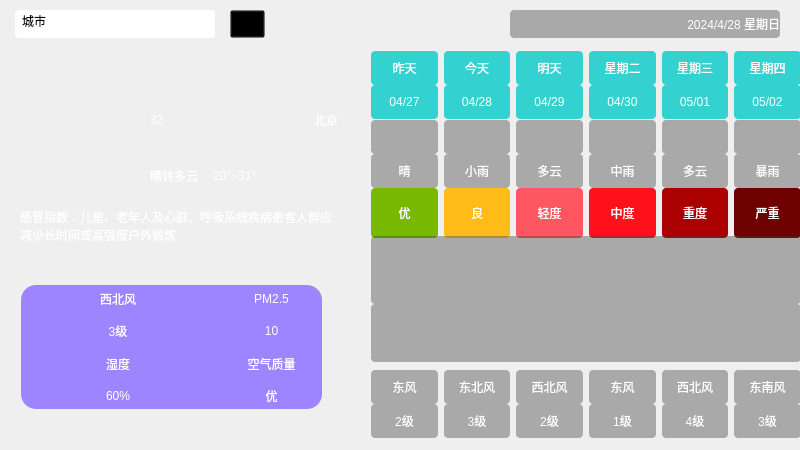
<?xml version="1.0" encoding="UTF-8"?>
<ui version="4.0">
 <class>MainWindow</class>
 <widget class="QMainWindow" name="MainWindow">
  <property name="geometry">
   <rect>
    <x>0</x>
    <y>0</y>
    <width>800</width>
    <height>450</height>
   </rect>
  </property>
  <property name="windowTitle">
   <string>MainWindow</string>
  </property>
  <property name="styleSheet">
   <string notr="true">QWidget#widget{border-image: url(:/res/background.jpg);}
QLabel{
     
	font: 9pt &quot;微软雅黑&quot;;
border-radius: 4px;
	background-color: rgba(60, 60, 60, 100);
	color: rgb(255, 255, 255);
}
</string>
  </property>
  <widget class="QWidget" name="centralwidget">
   <widget class="QWidget" name="widget" native="true">
    <property name="geometry">
     <rect>
      <x>0</x>
      <y>0</y>
      <width>800</width>
      <height>450</height>
     </rect>
    </property>
    <widget class="QWidget" name="widget_2" native="true">
     <property name="geometry">
      <rect>
       <x>0</x>
       <y>0</y>
       <width>800</width>
       <height>50</height>
      </rect>
     </property>
     <widget class="QLineEdit" name="citylineEdit">
      <property name="geometry">
       <rect>
        <x>15</x>
        <y>10</y>
        <width>200</width>
        <height>28</height>
       </rect>
      </property>
      <property name="styleSheet">
       <string notr="true">font: 9pt &quot;Microsoft YaHei UI&quot;;
background-color: rgb(255, 255, 255);
border-radius: 4px;
padding: 1px 5px;</string>
      </property>
      <property name="text">
       <string>城市</string>
      </property>
     </widget>
     <widget class="QLabel" name="label">
      <property name="geometry">
       <rect>
        <x>510</x>
        <y>10</y>
        <width>270</width>
        <height>28</height>
       </rect>
      </property>
      <property name="styleSheet">
       <string notr="true">font: 20pt &quot;Arial&quot;;
background-color: rgb(0, 0, 0，0);</string>
      </property>
      <property name="text">
       <string>2024/4/28 星期日</string>
      </property>
      <property name="textFormat">
       <enum>Qt::AutoText</enum>
      </property>
      <property name="alignment">
       <set>Qt::AlignRight|Qt::AlignTrailing|Qt::AlignVCenter</set>
      </property>
     </widget>
     <widget class="QPushButton" name="pushButton">
      <property name="geometry">
       <rect>
        <x>230</x>
        <y>10</y>
        <width>35</width>
        <height>28</height>
       </rect>
      </property>
      <property name="styleSheet">
       <string notr="true">background-color: rgba(0, 0, 0, 0);
</string>
      </property>
      <property name="text">
       <string/>
      </property>
      <property name="icon">
       <iconset resource="main.qrc">
        <normaloff>:/res/search.png</normaloff>:/res/search.png</iconset>
      </property>
     </widget>
    </widget>
    <widget class="QWidget" name="widget_3" native="true">
     <property name="geometry">
      <rect>
       <x>10</x>
       <y>70</y>
       <width>340</width>
       <height>120</height>
      </rect>
     </property>
     <property name="styleSheet">
      <string notr="true">border-radius:15px;</string>
     </property>
     <widget class="QLabel" name="label_2">
      <property name="geometry">
       <rect>
        <x>11</x>
        <y>11</y>
        <width>110</width>
        <height>110</height>
       </rect>
      </property>
      <property name="minimumSize">
       <size>
        <width>110</width>
        <height>110</height>
       </size>
      </property>
      <property name="styleSheet">
       <string notr="true">background-color: rgba(0, 0, 0, 0);</string>
      </property>
      <property name="text">
       <string/>
      </property>
      <property name="pixmap">
       <pixmap resource="main.qrc">:/res/tqi/qing.png</pixmap>
      </property>
      <property name="scaledContents">
       <bool>true</bool>
      </property>
      <property name="alignment">
       <set>Qt::AlignCenter</set>
      </property>
     </widget>
     <widget class="QWidget" name="horizontalLayoutWidget_2">
      <property name="geometry">
       <rect>
        <x>140</x>
        <y>10</y>
        <width>188</width>
        <height>80</height>
       </rect>
      </property>
      <layout class="QHBoxLayout" name="horizontalLayout_2">
       <item>
        <widget class="QLabel" name="labeltem">
         <property name="styleSheet">
          <string notr="true">color: rgb(255, 255, 255);
font: 50pt &quot;Arial&quot;;
background-color: rgba(0, 255, 255, 0);</string>
         </property>
         <property name="text">
          <string>32</string>
         </property>
        </widget>
       </item>
       <item>
        <spacer name="horizontalSpacer">
         <property name="orientation">
          <enum>Qt::Horizontal</enum>
         </property>
         <property name="sizeHint" stdset="0">
          <size>
           <width>40</width>
           <height>20</height>
          </size>
         </property>
        </spacer>
       </item>
       <item>
        <widget class="QLabel" name="labelcity">
         <property name="styleSheet">
          <string notr="true">font: 12pt &quot;Microsoft YaHei UI&quot;;
background-color: rgba(255, 255, 255, 0);</string>
         </property>
         <property name="text">
          <string>北京</string>
         </property>
        </widget>
       </item>
      </layout>
     </widget>
     <widget class="QWidget" name="horizontalLayoutWidget">
      <property name="geometry">
       <rect>
        <x>140</x>
        <y>90</y>
        <width>191</width>
        <height>31</height>
       </rect>
      </property>
      <layout class="QHBoxLayout" name="horizontalLayout">
       <item>
        <widget class="QLabel" name="label_3">
         <property name="styleSheet">
          <string notr="true">font: 12pt &quot;Microsoft YaHei UI&quot;;
background-color: rgba(255, 255, 255, 0);</string>
         </property>
         <property name="text">
          <string>晴转多云</string>
         </property>
        </widget>
       </item>
       <item>
        <widget class="Line" name="line">
         <property name="styleSheet">
          <string notr="true">color: rgb(255, 0, 0);</string>
         </property>
         <property name="orientation">
          <enum>Qt::Vertical</enum>
         </property>
        </widget>
       </item>
       <item>
        <widget class="QLabel" name="labelchange">
         <property name="styleSheet">
          <string notr="true">background-color: rgba(255, 255, 255, 0);
font: 12pt &quot;Microsoft YaHei UI&quot;;</string>
         </property>
         <property name="text">
          <string>20°~31°</string>
         </property>
        </widget>
       </item>
       <item>
        <spacer name="horizontalSpacer_2">
         <property name="orientation">
          <enum>Qt::Horizontal</enum>
         </property>
         <property name="sizeHint" stdset="0">
          <size>
           <width>40</width>
           <height>20</height>
          </size>
         </property>
        </spacer>
       </item>
      </layout>
     </widget>
    </widget>
    <widget class="QWidget" name="widget_4" native="true">
     <property name="geometry">
      <rect>
       <x>10</x>
       <y>190</y>
       <width>340</width>
       <height>240</height>
      </rect>
     </property>
     <widget class="QLabel" name="label_4">
      <property name="geometry">
       <rect>
        <x>10</x>
        <y>18</y>
        <width>320</width>
        <height>70</height>
       </rect>
      </property>
      <property name="styleSheet">
       <string notr="true">background-color: rgba(0, 0, 0, 0);</string>
      </property>
      <property name="text">
       <string>感冒指数：儿童、老年人及心脏、呼吸系统疾病患者人群应减少长时间或高强度户外锻炼</string>
      </property>
      <property name="alignment">
       <set>Qt::AlignLeading|Qt::AlignLeft|Qt::AlignTop</set>
      </property>
      <property name="wordWrap">
       <bool>true</bool>
      </property>
     </widget>
     <widget class="QWidget" name="widget_6" native="true">
      <property name="geometry">
       <rect>
        <x>11</x>
        <y>95</y>
        <width>301</width>
        <height>124</height>
       </rect>
      </property>
      <property name="styleSheet">
       <string notr="true">QWidget{
	background-color: rgb(157, 133, 255);
     border-radius: 15px;
}
QLabel{
	font: 10pt &quot;Microsoft YaHei UI&quot;;
	background-color: rgba(255, 255, 255, 0);
}</string>
      </property>
      <layout class="QGridLayout" name="gridLayout">
       <item row="0" column="0">
        <layout class="QHBoxLayout" name="horizontalLayout_3">
         <item>
          <widget class="QLabel" name="label_5">
           <property name="minimumSize">
            <size>
             <width>40</width>
             <height>40</height>
            </size>
           </property>
           <property name="maximumSize">
            <size>
             <width>40</width>
             <height>40</height>
            </size>
           </property>
           <property name="text">
            <string/>
           </property>
           <property name="pixmap">
            <pixmap resource="main.qrc">:/res/wind-2.png</pixmap>
           </property>
           <property name="scaledContents">
            <bool>true</bool>
           </property>
          </widget>
         </item>
         <item>
          <layout class="QVBoxLayout" name="verticalLayout">
           <item>
            <widget class="QLabel" name="label_6">
             <property name="minimumSize">
              <size>
               <width>50</width>
               <height>20</height>
              </size>
             </property>
             <property name="text">
              <string>西北风</string>
             </property>
             <property name="alignment">
              <set>Qt::AlignCenter</set>
             </property>
            </widget>
           </item>
           <item>
            <widget class="QLabel" name="label_8">
             <property name="minimumSize">
              <size>
               <width>30</width>
               <height>20</height>
              </size>
             </property>
             <property name="text">
              <string>3级</string>
             </property>
             <property name="alignment">
              <set>Qt::AlignCenter</set>
             </property>
            </widget>
           </item>
          </layout>
         </item>
        </layout>
       </item>
       <item row="0" column="1">
        <layout class="QHBoxLayout" name="horizontalLayout_4">
         <item>
          <widget class="QLabel" name="label_7">
           <property name="minimumSize">
            <size>
             <width>40</width>
             <height>40</height>
            </size>
           </property>
           <property name="maximumSize">
            <size>
             <width>40</width>
             <height>40</height>
            </size>
           </property>
           <property name="text">
            <string/>
           </property>
           <property name="pixmap">
            <pixmap resource="main.qrc">:/res/pm25.png</pixmap>
           </property>
           <property name="scaledContents">
            <bool>true</bool>
           </property>
          </widget>
         </item>
         <item>
          <layout class="QVBoxLayout" name="verticalLayout_2">
           <item>
            <widget class="QLabel" name="label_9">
             <property name="minimumSize">
              <size>
               <width>50</width>
               <height>20</height>
              </size>
             </property>
             <property name="text">
              <string>PM2.5</string>
             </property>
             <property name="alignment">
              <set>Qt::AlignCenter</set>
             </property>
            </widget>
           </item>
           <item>
            <widget class="QLabel" name="label_10">
             <property name="minimumSize">
              <size>
               <width>30</width>
               <height>20</height>
              </size>
             </property>
             <property name="text">
              <string>10</string>
             </property>
             <property name="alignment">
              <set>Qt::AlignCenter</set>
             </property>
            </widget>
           </item>
          </layout>
         </item>
        </layout>
       </item>
       <item row="1" column="0">
        <layout class="QHBoxLayout" name="horizontalLayout_6">
         <item>
          <widget class="QLabel" name="label_14">
           <property name="minimumSize">
            <size>
             <width>40</width>
             <height>40</height>
            </size>
           </property>
           <property name="maximumSize">
            <size>
             <width>40</width>
             <height>40</height>
            </size>
           </property>
           <property name="text">
            <string/>
           </property>
           <property name="pixmap">
            <pixmap resource="main.qrc">:/res/humidity.png</pixmap>
           </property>
           <property name="scaledContents">
            <bool>true</bool>
           </property>
          </widget>
         </item>
         <item>
          <layout class="QVBoxLayout" name="verticalLayout_4">
           <item>
            <widget class="QLabel" name="label_15">
             <property name="minimumSize">
              <size>
               <width>50</width>
               <height>20</height>
              </size>
             </property>
             <property name="text">
              <string>湿度</string>
             </property>
             <property name="alignment">
              <set>Qt::AlignCenter</set>
             </property>
            </widget>
           </item>
           <item>
            <widget class="QLabel" name="label_16">
             <property name="minimumSize">
              <size>
               <width>30</width>
               <height>20</height>
              </size>
             </property>
             <property name="text">
              <string>60%</string>
             </property>
             <property name="alignment">
              <set>Qt::AlignCenter</set>
             </property>
            </widget>
           </item>
          </layout>
         </item>
        </layout>
       </item>
       <item row="1" column="1">
        <layout class="QHBoxLayout" name="horizontalLayout_7">
         <item>
          <widget class="QLabel" name="label_17">
           <property name="minimumSize">
            <size>
             <width>40</width>
             <height>40</height>
            </size>
           </property>
           <property name="maximumSize">
            <size>
             <width>40</width>
             <height>40</height>
            </size>
           </property>
           <property name="text">
            <string/>
           </property>
           <property name="pixmap">
            <pixmap resource="main.qrc">:/res/api.png</pixmap>
           </property>
           <property name="scaledContents">
            <bool>true</bool>
           </property>
          </widget>
         </item>
         <item>
          <layout class="QVBoxLayout" name="verticalLayout_5">
           <item>
            <widget class="QLabel" name="label_18">
             <property name="minimumSize">
              <size>
               <width>50</width>
               <height>20</height>
              </size>
             </property>
             <property name="text">
              <string>空气质量</string>
             </property>
             <property name="alignment">
              <set>Qt::AlignCenter</set>
             </property>
            </widget>
           </item>
           <item>
            <widget class="QLabel" name="label_19">
             <property name="minimumSize">
              <size>
               <width>30</width>
               <height>20</height>
              </size>
             </property>
             <property name="text">
              <string>优</string>
             </property>
             <property name="alignment">
              <set>Qt::AlignCenter</set>
             </property>
            </widget>
           </item>
          </layout>
         </item>
        </layout>
       </item>
      </layout>
     </widget>
    </widget>
    <widget class="QWidget" name="widget_5" native="true">
     <property name="geometry">
      <rect>
       <x>360</x>
       <y>40</y>
       <width>450</width>
       <height>410</height>
      </rect>
     </property>
     <widget class="QWidget" name="widget_7" native="true">
      <property name="geometry">
       <rect>
        <x>11</x>
        <y>11</y>
        <width>430</width>
        <height>68</height>
       </rect>
      </property>
      <property name="styleSheet">
       <string notr="true">QLabel{
	background-color: rgba(0, 200, 200, 200);
border-radius: 4px;
}</string>
      </property>
      <layout class="QGridLayout" name="gridLayout_2">
       <property name="verticalSpacing">
        <number>0</number>
       </property>
       <item row="0" column="0">
        <widget class="QLabel" name="label_20">
         <property name="text">
          <string>昨天</string>
         </property>
         <property name="alignment">
          <set>Qt::AlignCenter</set>
         </property>
        </widget>
       </item>
       <item row="0" column="1">
        <widget class="QLabel" name="label_21">
         <property name="text">
          <string>今天</string>
         </property>
         <property name="alignment">
          <set>Qt::AlignCenter</set>
         </property>
        </widget>
       </item>
       <item row="0" column="2">
        <widget class="QLabel" name="label_22">
         <property name="text">
          <string>明天</string>
         </property>
         <property name="alignment">
          <set>Qt::AlignCenter</set>
         </property>
        </widget>
       </item>
       <item row="0" column="3">
        <widget class="QLabel" name="label_23">
         <property name="text">
          <string>星期二</string>
         </property>
         <property name="alignment">
          <set>Qt::AlignCenter</set>
         </property>
        </widget>
       </item>
       <item row="0" column="4">
        <widget class="QLabel" name="label_24">
         <property name="text">
          <string>星期三</string>
         </property>
         <property name="alignment">
          <set>Qt::AlignCenter</set>
         </property>
        </widget>
       </item>
       <item row="0" column="5">
        <widget class="QLabel" name="label_25">
         <property name="text">
          <string>星期四</string>
         </property>
         <property name="alignment">
          <set>Qt::AlignCenter</set>
         </property>
        </widget>
       </item>
       <item row="1" column="0">
        <widget class="QLabel" name="label_26">
         <property name="text">
          <string>04/27</string>
         </property>
         <property name="alignment">
          <set>Qt::AlignCenter</set>
         </property>
        </widget>
       </item>
       <item row="1" column="1">
        <widget class="QLabel" name="label_27">
         <property name="text">
          <string>04/28</string>
         </property>
         <property name="alignment">
          <set>Qt::AlignCenter</set>
         </property>
        </widget>
       </item>
       <item row="1" column="2">
        <widget class="QLabel" name="label_28">
         <property name="text">
          <string>04/29</string>
         </property>
         <property name="alignment">
          <set>Qt::AlignCenter</set>
         </property>
        </widget>
       </item>
       <item row="1" column="3">
        <widget class="QLabel" name="label_29">
         <property name="text">
          <string>04/30</string>
         </property>
         <property name="alignment">
          <set>Qt::AlignCenter</set>
         </property>
        </widget>
       </item>
       <item row="1" column="4">
        <widget class="QLabel" name="label_30">
         <property name="text">
          <string>05/01</string>
         </property>
         <property name="alignment">
          <set>Qt::AlignCenter</set>
         </property>
        </widget>
       </item>
       <item row="1" column="5">
        <widget class="QLabel" name="label_31">
         <property name="text">
          <string>05/02</string>
         </property>
         <property name="alignment">
          <set>Qt::AlignCenter</set>
         </property>
        </widget>
       </item>
      </layout>
     </widget>
     <widget class="QWidget" name="widget_8" native="true">
      <property name="geometry">
       <rect>
        <x>11</x>
        <y>80</y>
        <width>430</width>
        <height>68</height>
       </rect>
      </property>
      <property name="styleSheet">
       <string notr="true">QLabel{
	background-color: rgba(60, 60, 60, 100);
border-radius:4px;
}</string>
      </property>
      <layout class="QGridLayout" name="gridLayout_3">
       <property name="verticalSpacing">
        <number>0</number>
       </property>
       <item row="0" column="0">
        <widget class="QLabel" name="label_32">
         <property name="enabled">
          <bool>true</bool>
         </property>
         <property name="text">
          <string/>
         </property>
         <property name="pixmap">
          <pixmap resource="main.qrc">:/res/tqi/qing.png</pixmap>
         </property>
         <property name="scaledContents">
          <bool>true</bool>
         </property>
         <property name="alignment">
          <set>Qt::AlignCenter</set>
         </property>
        </widget>
       </item>
       <item row="0" column="1">
        <widget class="QLabel" name="label_33">
         <property name="text">
          <string/>
         </property>
         <property name="pixmap">
          <pixmap resource="main.qrc">:/res/tqi/xiaoyu.png</pixmap>
         </property>
         <property name="scaledContents">
          <bool>true</bool>
         </property>
         <property name="alignment">
          <set>Qt::AlignCenter</set>
         </property>
        </widget>
       </item>
       <item row="0" column="2">
        <widget class="QLabel" name="label_34">
         <property name="text">
          <string/>
         </property>
         <property name="pixmap">
          <pixmap resource="main.qrc">:/res/tqi/duoyun.png</pixmap>
         </property>
         <property name="scaledContents">
          <bool>true</bool>
         </property>
         <property name="alignment">
          <set>Qt::AlignCenter</set>
         </property>
        </widget>
       </item>
       <item row="0" column="3">
        <widget class="QLabel" name="label_35">
         <property name="text">
          <string/>
         </property>
         <property name="pixmap">
          <pixmap resource="main.qrc">:/res/tqi/zhengyudaodayu.png</pixmap>
         </property>
         <property name="scaledContents">
          <bool>true</bool>
         </property>
         <property name="alignment">
          <set>Qt::AlignCenter</set>
         </property>
        </widget>
       </item>
       <item row="0" column="4">
        <widget class="QLabel" name="label_36">
         <property name="text">
          <string/>
         </property>
         <property name="pixmap">
          <pixmap resource="main.qrc">:/res/tqi/duoyun.png</pixmap>
         </property>
         <property name="scaledContents">
          <bool>true</bool>
         </property>
         <property name="alignment">
          <set>Qt::AlignCenter</set>
         </property>
        </widget>
       </item>
       <item row="0" column="5">
        <widget class="QLabel" name="label_37">
         <property name="text">
          <string/>
         </property>
         <property name="pixmap">
          <pixmap resource="main.qrc">:/res/tqi/baoyu.png</pixmap>
         </property>
         <property name="scaledContents">
          <bool>true</bool>
         </property>
         <property name="alignment">
          <set>Qt::AlignCenter</set>
         </property>
        </widget>
       </item>
       <item row="1" column="0">
        <widget class="QLabel" name="label_38">
         <property name="text">
          <string>晴</string>
         </property>
         <property name="alignment">
          <set>Qt::AlignCenter</set>
         </property>
        </widget>
       </item>
       <item row="1" column="1">
        <widget class="QLabel" name="label_39">
         <property name="text">
          <string>小雨</string>
         </property>
         <property name="alignment">
          <set>Qt::AlignCenter</set>
         </property>
        </widget>
       </item>
       <item row="1" column="2">
        <widget class="QLabel" name="label_40">
         <property name="text">
          <string>多云</string>
         </property>
         <property name="alignment">
          <set>Qt::AlignCenter</set>
         </property>
        </widget>
       </item>
       <item row="1" column="3">
        <widget class="QLabel" name="label_41">
         <property name="text">
          <string>中雨</string>
         </property>
         <property name="alignment">
          <set>Qt::AlignCenter</set>
         </property>
        </widget>
       </item>
       <item row="1" column="4">
        <widget class="QLabel" name="label_42">
         <property name="text">
          <string>多云</string>
         </property>
         <property name="alignment">
          <set>Qt::AlignCenter</set>
         </property>
        </widget>
       </item>
       <item row="1" column="5">
        <widget class="QLabel" name="label_43">
         <property name="text">
          <string>暴雨</string>
         </property>
         <property name="alignment">
          <set>Qt::AlignCenter</set>
         </property>
        </widget>
       </item>
      </layout>
     </widget>
     <widget class="QWidget" name="widget_9" native="true">
      <property name="geometry">
       <rect>
        <x>11</x>
        <y>148</y>
        <width>430</width>
        <height>50</height>
       </rect>
      </property>
      <layout class="QHBoxLayout" name="horizontalLayout_8">
       <item>
        <widget class="QLabel" name="label_44">
         <property name="enabled">
          <bool>true</bool>
         </property>
         <property name="styleSheet">
          <string notr="true">background-color: rgb(121, 184, 0);</string>
         </property>
         <property name="text">
          <string>优</string>
         </property>
         <property name="alignment">
          <set>Qt::AlignCenter</set>
         </property>
        </widget>
       </item>
       <item>
        <widget class="QLabel" name="label_45">
         <property name="styleSheet">
          <string notr="true">background-color: rgb(255, 187, 23);</string>
         </property>
         <property name="text">
          <string>良</string>
         </property>
         <property name="alignment">
          <set>Qt::AlignCenter</set>
         </property>
        </widget>
       </item>
       <item>
        <widget class="QLabel" name="label_46">
         <property name="styleSheet">
          <string notr="true">background-color: rgb(255, 87, 97);</string>
         </property>
         <property name="text">
          <string>轻度</string>
         </property>
         <property name="alignment">
          <set>Qt::AlignCenter</set>
         </property>
        </widget>
       </item>
       <item>
        <widget class="QLabel" name="label_47">
         <property name="styleSheet">
          <string notr="true">background-color: rgb(255, 17, 27);</string>
         </property>
         <property name="text">
          <string>中度</string>
         </property>
         <property name="alignment">
          <set>Qt::AlignCenter</set>
         </property>
        </widget>
       </item>
       <item>
        <widget class="QLabel" name="label_48">
         <property name="styleSheet">
          <string notr="true">background-color: rgb(170, 0, 0);</string>
         </property>
         <property name="text">
          <string>重度</string>
         </property>
         <property name="alignment">
          <set>Qt::AlignCenter</set>
         </property>
        </widget>
       </item>
       <item>
        <widget class="QLabel" name="label_49">
         <property name="styleSheet">
          <string notr="true">background-color: rgb(110, 0, 0);</string>
         </property>
         <property name="text">
          <string>严重</string>
         </property>
         <property name="alignment">
          <set>Qt::AlignCenter</set>
         </property>
        </widget>
       </item>
      </layout>
     </widget>
     <widget class="QWidget" name="widget_10" native="true">
      <property name="geometry">
       <rect>
        <x>11</x>
        <y>196</y>
        <width>430</width>
        <height>136</height>
       </rect>
      </property>
      <widget class="QLabel" name="labhigh">
       <property name="geometry">
        <rect>
         <x>0</x>
         <y>0</y>
         <width>430</width>
         <height>68</height>
        </rect>
       </property>
       <property name="text">
        <string/>
       </property>
      </widget>
      <widget class="QLabel" name="lablow">
       <property name="geometry">
        <rect>
         <x>0</x>
         <y>68</y>
         <width>430</width>
         <height>58</height>
        </rect>
       </property>
       <property name="text">
        <string/>
       </property>
      </widget>
     </widget>
     <widget class="QWidget" name="widget_11" native="true">
      <property name="geometry">
       <rect>
        <x>11</x>
        <y>330</y>
        <width>430</width>
        <height>68</height>
       </rect>
      </property>
      <layout class="QGridLayout" name="gridLayout_4">
       <property name="verticalSpacing">
        <number>0</number>
       </property>
       <item row="0" column="0">
        <widget class="QLabel" name="label_52">
         <property name="text">
          <string>东风</string>
         </property>
         <property name="alignment">
          <set>Qt::AlignCenter</set>
         </property>
        </widget>
       </item>
       <item row="0" column="1">
        <widget class="QLabel" name="label_53">
         <property name="text">
          <string>东北风</string>
         </property>
         <property name="alignment">
          <set>Qt::AlignCenter</set>
         </property>
        </widget>
       </item>
       <item row="0" column="2">
        <widget class="QLabel" name="label_54">
         <property name="text">
          <string>西北风</string>
         </property>
         <property name="alignment">
          <set>Qt::AlignCenter</set>
         </property>
        </widget>
       </item>
       <item row="0" column="3">
        <widget class="QLabel" name="label_55">
         <property name="text">
          <string>东风</string>
         </property>
         <property name="alignment">
          <set>Qt::AlignCenter</set>
         </property>
        </widget>
       </item>
       <item row="0" column="4">
        <widget class="QLabel" name="label_56">
         <property name="text">
          <string>西北风</string>
         </property>
         <property name="alignment">
          <set>Qt::AlignCenter</set>
         </property>
        </widget>
       </item>
       <item row="0" column="5">
        <widget class="QLabel" name="label_57">
         <property name="text">
          <string>东南风</string>
         </property>
         <property name="alignment">
          <set>Qt::AlignCenter</set>
         </property>
        </widget>
       </item>
       <item row="1" column="0">
        <widget class="QLabel" name="label_58">
         <property name="text">
          <string>2级</string>
         </property>
         <property name="alignment">
          <set>Qt::AlignCenter</set>
         </property>
        </widget>
       </item>
       <item row="1" column="1">
        <widget class="QLabel" name="label_59">
         <property name="text">
          <string>3级</string>
         </property>
         <property name="alignment">
          <set>Qt::AlignCenter</set>
         </property>
        </widget>
       </item>
       <item row="1" column="2">
        <widget class="QLabel" name="label_60">
         <property name="text">
          <string>2级</string>
         </property>
         <property name="alignment">
          <set>Qt::AlignCenter</set>
         </property>
        </widget>
       </item>
       <item row="1" column="3">
        <widget class="QLabel" name="label_61">
         <property name="text">
          <string>1级</string>
         </property>
         <property name="alignment">
          <set>Qt::AlignCenter</set>
         </property>
        </widget>
       </item>
       <item row="1" column="4">
        <widget class="QLabel" name="label_62">
         <property name="text">
          <string>4级</string>
         </property>
         <property name="alignment">
          <set>Qt::AlignCenter</set>
         </property>
        </widget>
       </item>
       <item row="1" column="5">
        <widget class="QLabel" name="label_63">
         <property name="text">
          <string>3级</string>
         </property>
         <property name="alignment">
          <set>Qt::AlignCenter</set>
         </property>
        </widget>
       </item>
      </layout>
     </widget>
    </widget>
   </widget>
  </widget>
 </widget>
 <resources>
  <include location="main.qrc"/>
 </resources>
 <connections/>
</ui>
